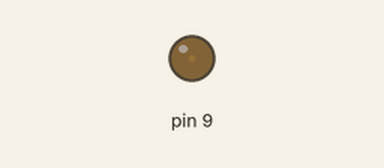
Bench run of a sketch on a simulated Arduino Uno, built with avr-gcc and run on an emulated ATmega328P. Parts: output pins drawn as LEDs (lit = HIGH).

Above: at 0.05 s.
At 0.65 s:
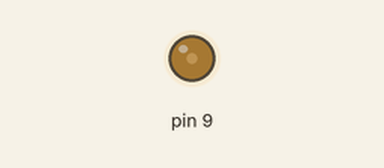
At 1.3 s:
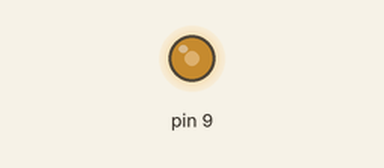
At 2.55 s:
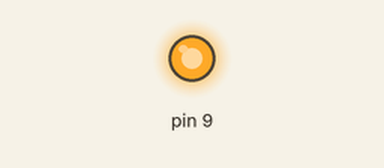
Timing chart, 0 to 5.9 s (numbered marks = the images above):
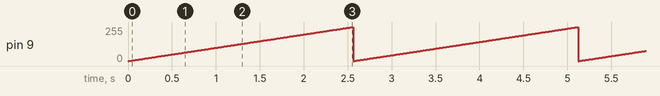

Measured:
- by itself, pin 9: ramps from 0/255 to 255/255 and jumps back, once every 2.6 s

The sketch:

sketch_sep17a.ino
```cpp
void setup() {
  // put your setup code here, to run once:
  pinMode(9, OUTPUT);

}

void loop() {
  // put your main code here, to run repeatedly:
  for(int i = 0; i <= 255; i++){
    analogWrite(9, i);
    delay(10);
    }

  for(int i = 0; i >= 255; i--){
    analogWrite(9, i);
    delay(10);
  }
}
```
